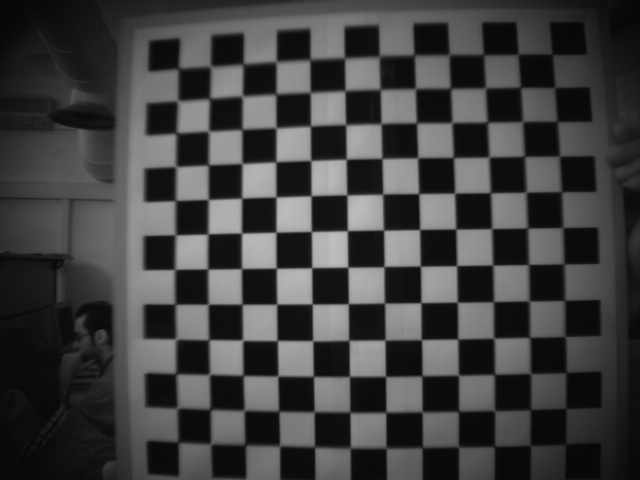
#> input picture Camera-Calibration/Camera Calibration/Left1.bmp, 640 x 480 px; its folder holds 5 pictures in this run
$ python camera-calibration.py   (Python 2 division)
#> lines starting #> are read from the running program, lines starting #| are printed output that depends on the picture
import numpy as np
import cv2
import glob


### Code referred from the official OpenCV documentation ############


criteria = (cv2.TERM_CRITERIA_EPS + cv2.TERM_CRITERIA_MAX_ITER, 30, 0.001)

objp = np.zeros((12*12,3), np.float32)
objp[:,:2] = np.mgrid[0:12,0:12].T.reshape(-1,2)

objpoints = []
imgpoints = []


for filename in glob.glob('Camera Calibration/*.bmp'):
    img = cv2.imread(filename)
#> img is the input picture: shape (480, 640, 3); min 5, max 192, mean 63.9
    gray = cv2.cvtColor(img,cv2.COLOR_BGR2GRAY)

    # Find the chess board corners
    ret, corners = cv2.findChessboardCorners(gray, (12,12),None)
#> ret = True; corners = 144 rows, first 8: [178, 68.08], [210.8, 65.29], [242.8, 63.53], [276, 61.5], [309.9, 57.99], [344.5, 58], [378.8, 55.29], [414.5, 55]

    if ret:
        objpoints.append(objp)

        corners2 = cv2.cornerSubPix(gray,corners,(11,11),(-1,-1),criteria)
#> corners2 = 144 rows, first 8: [178.2, 68.48], [210.6, 66.52], [243, 64.1], [276.2, 61.64], [309.9, 59.51], [344.5, 57.9], [379.1, 56.48], [414.3, 55.05]
        imgpoints.append(corners2)


print len(objpoints), len(imgpoints), gray.shape

ret, mtx, dist, rvecs, tvecs = cv2.calibrateCamera(objpoints, imgpoints, gray.shape[::-1],None,None)

print 'ret', ret
print 'Camera Matrix', mtx
print 'Distortion Array', dist
print 'Rotation Matrix', rvecs
print 'Translation Matrix', tvecs


apertureSize = 1
apertureHeight = 1

fovx, fovy, focalLength, principalPoint,aspectRatio = cv2.calibrationMatrixValues(mtx, gray.shape, apertureSize, apertureHeight)


print 'Fovx', fovx
print 'Fovy', fovy
print 'Focal Length', focalLength
print 'Principal point', principalPoint
print 'aspect ratio', aspectRatio

img = cv2.imread('Camera Calibration/Left12.bmp')
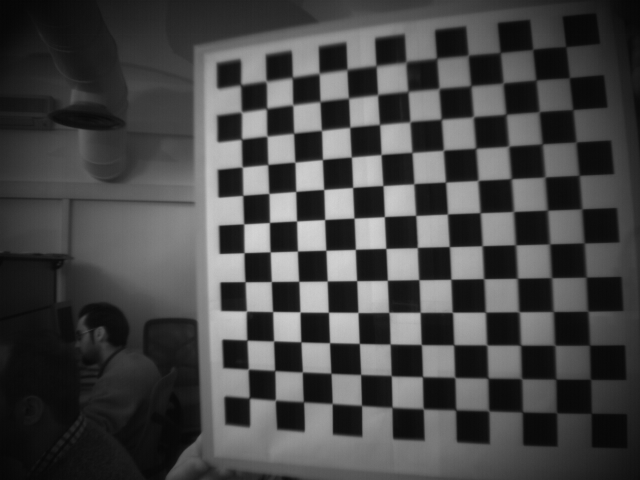
#> input picture Camera-Calibration/Camera Calibration/Left12.bmp, 640 x 480 px
#> img is the input picture: shape (480, 640, 3); min 5, max 215, mean 70.8
h,  w = img.shape[:2]
#> h = 480; w = 640
newcameramtx, roi=cv2.getOptimalNewCameraMatrix(mtx,dist,(w,h),1,(w,h))

# undistort
dst = cv2.undistort(img, mtx, dist, None, newcameramtx)
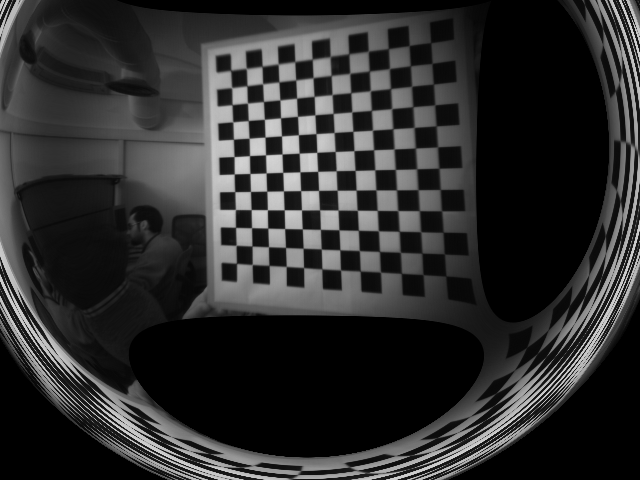
#> dst: shape (480, 640, 3); min 0, max 213, mean 45.8

# crop the image
x,y,w,h = roi
dst = dst[y:y+h, x:x+w]
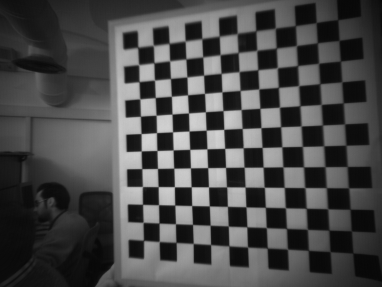
#> dst: shape (287, 382, 3); min 7, max 213, mean 73.4
cv2.imwrite('calibresult.png',dst)

# undistort
mapx,mapy = cv2.initUndistortRectifyMap(mtx,dist,None,newcameramtx,(w,h),5)
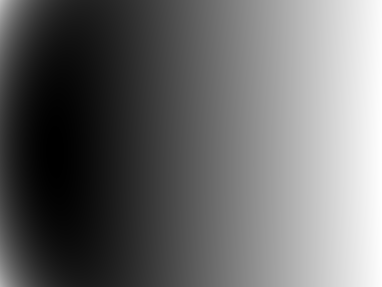
#> mapx: shape (287, 382) float32; min 2.52, max 492.3, mean 206.7; drawn with min black and max white
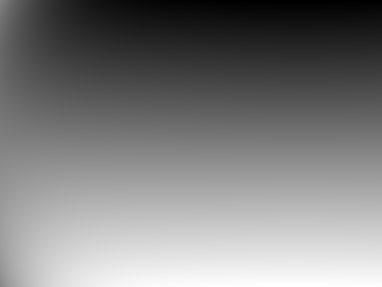
#> mapy: shape (287, 382) float32; min -22.18, max 434.6, mean 205.2; drawn with min black and max white
dst = cv2.remap(img,mapx,mapy,cv2.INTER_LINEAR)
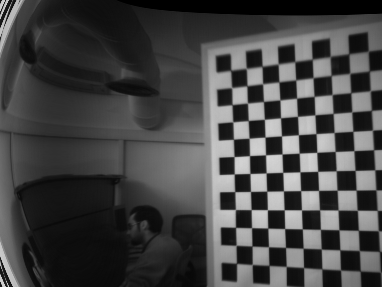
#> dst: shape (287, 382, 3); min 0, max 213, mean 68.4

# crop the image
x,y,w,h = roi
dst = dst[y:y+h, x:x+w]
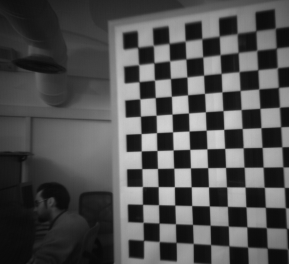
#> dst: shape (264, 289, 3); min 8, max 213, mean 80.4
cv2.imwrite('calibresult.png',dst)


mean_error = 0
for i in xrange(len(objpoints)):
    imgpoints2, _ = cv2.projectPoints(objpoints[i], rvecs[i], tvecs[i], mtx, dist)
    error = cv2.norm(imgpoints[i],imgpoints2, cv2.NORM_L2)/len(imgpoints2)
    mean_error += error

print "total error: ", mean_error/len(objpoints)
